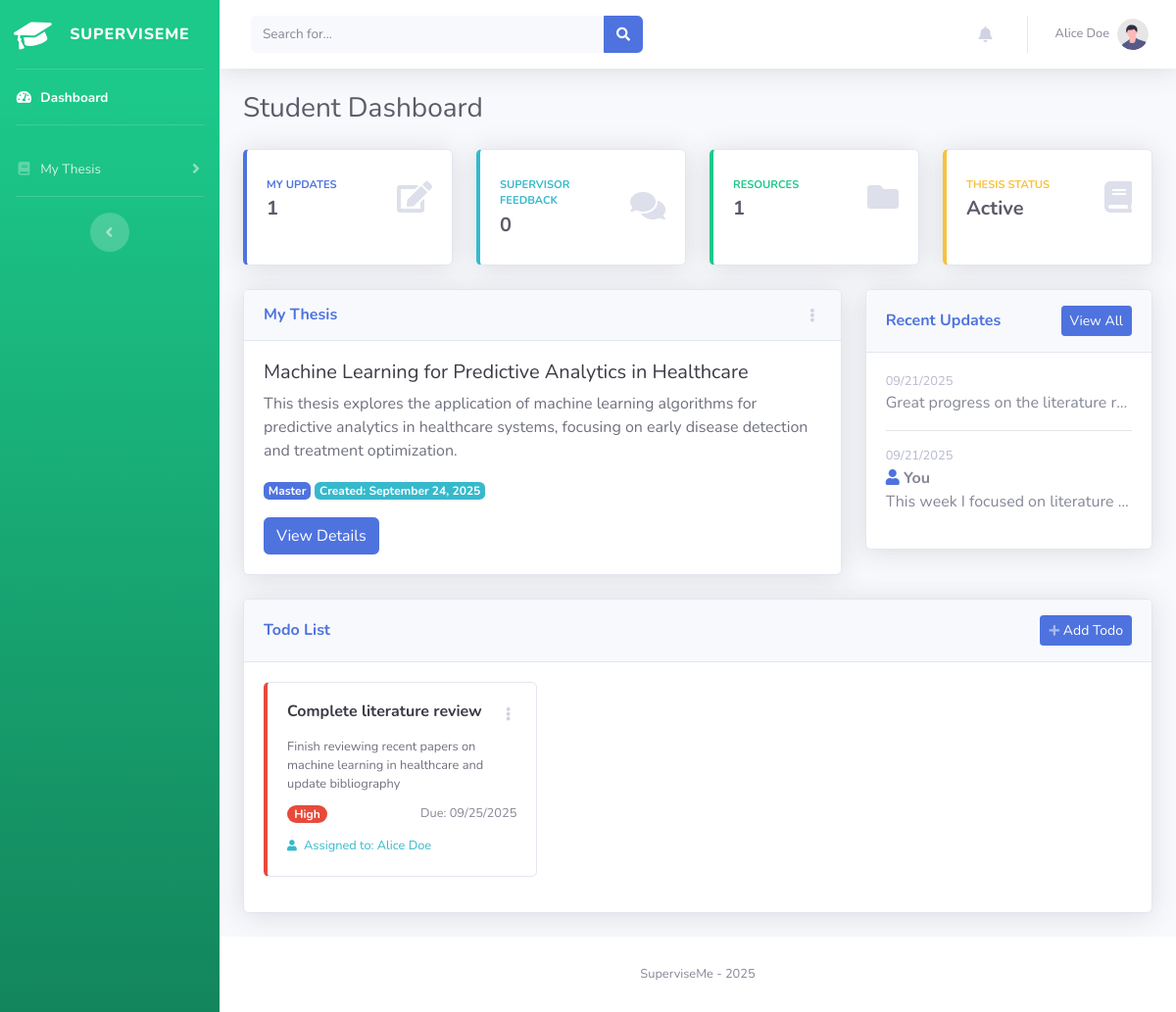
/student/dashboard (signed in), run on an earlier commit of the app's database.
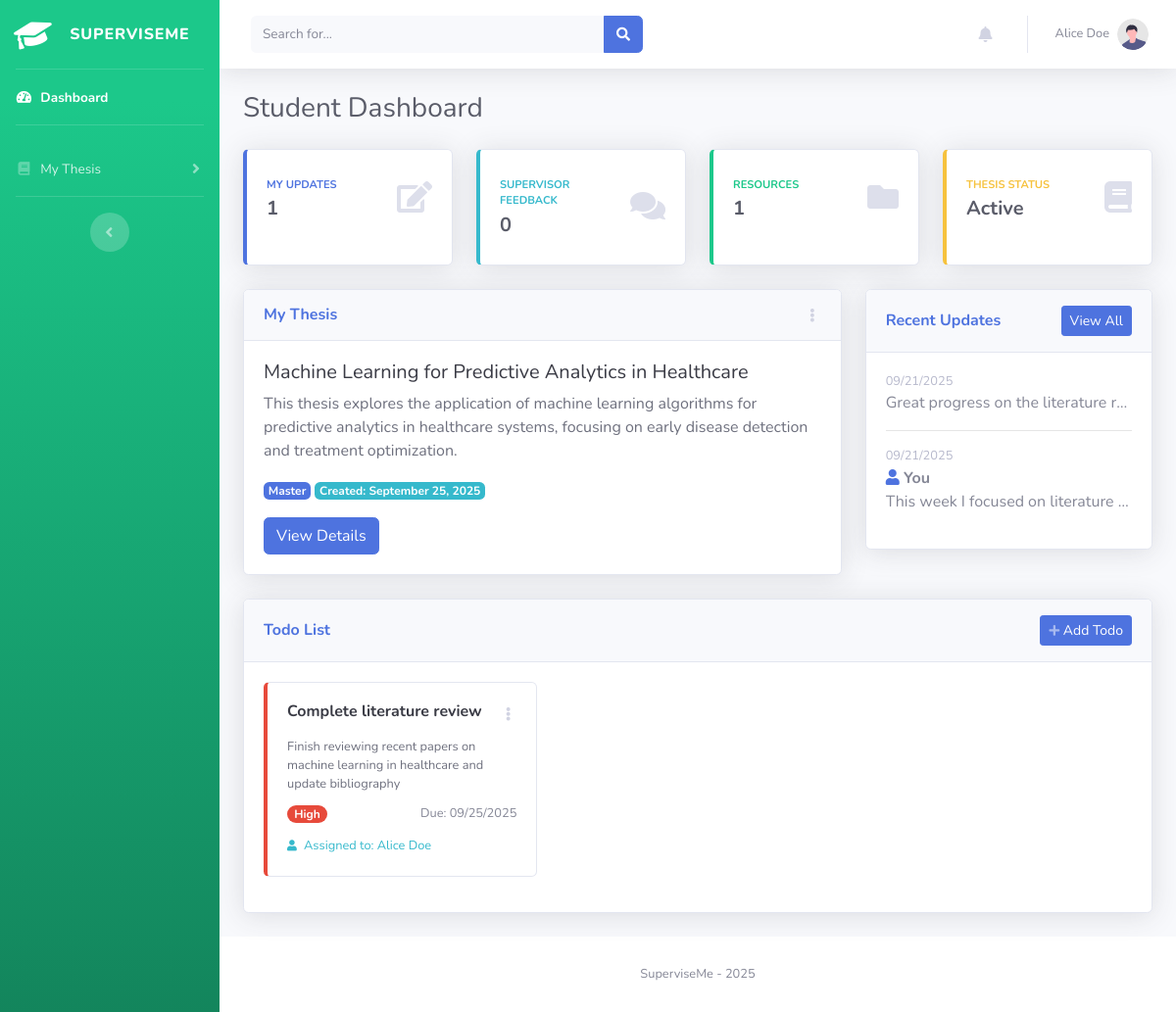
And on a later commit of the database.
### superviseme/models.py (models this page shows)
class Thesis(db.Model):
    __tablename__ = "thesis"
    id = db.Column(db.Integer, primary_key=True)
    title = db.Column(db.String(100), nullable=False)
    description = db.Column(db.Text, nullable=False)
    author_id = db.Column(db.Integer, db.ForeignKey("user_mgmt.id"), nullable=True)
    frozen = db.Column(db.Boolean, default=False)
    level = db.Column(db.Text, nullable=True)
    created_at = db.Column(db.Integer, nullable=False)

### superviseme/routes/student.py (the view, shortened to what this page needs)
@student.route("/student/dashboard")
@login_required
def dashboard():
    privilege_check = check_privileges(current_user.username, role="student")
    if privilege_check is not True:
        return privilege_check
    update_user_activity("student_dashboard")
    thesis = Thesis.query.filter_by(author_id=current_user.id).first()
    thesis_stats = {}
    if thesis:
        thesis_stats = {
            'updates_count': Thesis_Update.query.filter_by(
                thesis_id=thesis.id,
                author_id=current_user.id
            ).count(),
            'supervisor_comments': Thesis_Update.query.filter_by(
                thesis_id=thesis.id,
                update_type='supervisor_update'
            ).count(),
            'resources_count': Resource.query.filter_by(thesis_id=thesis.id).count(),
        }
        recent_updates = Thesis_Update.query.filter_by(
            thesis_id=thesis.id
        ).order_by(Thesis_Update.created_at.desc()).limit(5).all()
        todos = Todo.query.filter_by(thesis_id=thesis.id).order_by(
            Todo.status.asc(),  # pending first
            Todo.priority.desc(),  # high priority first
            Todo.created_at.desc()
        ).all()
        supervisor_info = None
        thesis_supervisor = Thesis_Supervisor.query.filter_by(thesis_id=thesis.id).first()
        if thesis_supervisor:
            supervisor_info = thesis_supervisor.supervisor
    return render_template("student/student_dashboard.html",
                         thesis=thesis,
                         thesis_stats=thesis_stats,
                         recent_updates=recent_updates,
                         todos=todos,
                         supervisor_info=supervisor_info,
                         dt=datetime.fromtimestamp)

### superviseme/utils/activity_tracker.py (called while the page is built)
def update_user_activity(location="platform"):
    if current_user.is_authenticated:
        try:
            current_user.last_activity = int(time.time())
            current_user.last_activity_location = location
            db.session.commit()
            logger.debug(f"Updated activity for user {current_user.username} at {location}")
        except Exception as e:
            db.session.rollback()
            logger.error(f"Failed to update activity for user {current_user.username}: {str(e)}")

### superviseme/utils/miscellanea.py (called while the page is built, shortened)
def check_privileges(username, role="admin"):
    user = User_mgmt.query.filter_by(username=username).first()
    if not user:
        abort(404)
    return True

### superviseme/templates/student/student_dashboard.html (shortened to what the changed rows need)
{% include 'admin/components/header.html' %}
<body id="page-top">
    <div id="wrapper">
        <div id="content-wrapper" class="d-flex flex-column">
            <div id="content">
                <div class="container-fluid">
                    <div class="d-sm-flex align-items-center justify-content-between mb-4">
                        <h1 class="h3 mb-0 text-gray-800">Student Dashboard</h1>
                    </div>
                    {% if thesis %}
                    <div class="row">
                        <div class="col-xl-8 col-lg-7">
                            <div class="card shadow mb-4">
                                <div class="card-header py-3 d-flex flex-row align-items-center justify-content-between">
                                    <h6 class="m-0 font-weight-bold text-primary">My Thesis</h6>
                                    <div class="dropdown no-arrow">
                                        <a class="dropdown-toggle" href="{{ url_for('student.thesis_data') }}" role="button">
                                            <i class="fas fa-ellipsis-v fa-sm fa-fw text-gray-400"></i>
                                        </a>
                                    </div>
                                </div>
                                <div class="card-body">
                                    <h4 class="h5 text-gray-900">{{ thesis.title }}</h4>
                                    <p class="text-gray-700">{{ thesis.description }}</p>
                                    <div class="mt-3">
                                        <span class="badge badge-primary">{{ thesis.level|title if thesis.level else 'No Level' }}</span>
                                        <span class="badge badge-info">Created: {{ dt(thesis.created_at).strftime('%B %d, %Y') if thesis.created_at else 'Unknown' }}</span>
                                    </div>
                                    <div class="mt-3">
                                        <a href="{{ url_for('student.thesis_data') }}" class="btn btn-primary">View Details</a>
                                    </div>
                                </div>
                            </div>
                        </div>
                        <div class="col-xl-4 col-lg-5">
                            <div class="card shadow mb-4">
                                <div class="card-header py-3 d-flex flex-row align-items-center justify-content-between">
                                    <h6 class="m-0 font-weight-bold text-primary">Recent Updates</h6>
                                    <a href="{{ url_for('student.thesis_data') }}#updates" class="btn btn-sm btn-primary">View All</a>
                                </div>
                                <div class="card-body">
                                    {% if recent_updates %}
                                        {% for update in recent_updates %}
                                        <div class="mb-3">
                                            <div class="small text-gray-500">{{ dt(update.created_at).strftime('%m/%d/%Y') if update.created_at else 'Unknown time' }}</div>
                                            <div class="font-weight-bold">
                                                {% if update.update_type == 'student_update' %}
                                                    <i class="fas fa-user text-primary"></i> You
                                                {% elif update.update_type == 'supervisor_update' %}
                                                    <i class="fas fa-user-tie text-info"></i> Supervisor
                                                {% endif %}
                                            </div>
                                            <div class="text-truncate">{{ update.content[:100] }}{% if update.content|length > 100 %}...{% endif %}</div>
                                        </div>
                                        {% if not loop.last %}<hr>{% endif %}
                                        {% endfor %}
                                    {% else %}
                                        <p class="text-gray-500">No recent updates.</p>
                                    {% endif %}
                                </div>
                            </div>
                        </div>
                    </div>
                    <div class="row">
                        <div class="col-xl-12 col-lg-12">
                            <div class="card shadow mb-4">
                                <div class="card-header py-3 d-flex flex-row align-items-center justify-content-between">
                                    <h6 class="m-0 font-weight-bold text-primary">Todo List</h6>
                                    <button class="btn btn-primary btn-sm" data-toggle="modal" data-target="#addTodoModal">
                                        <i class="fas fa-plus fa-sm text-white-50"></i> Add Todo
                                    </button>
                                </div>
                                <div class="card-body">
                                    {% if todos %}
                                        <div class="row">
                                            {% for todo in todos %}
                                            {% if todo.status != 'completed' %}
                                            <div class="col-md-6 col-lg-4 mb-3">
                                                <div class="card border-left-{% if todo.priority == 'high' %}danger{% elif todo.priority == 'medium' %}warning{% else %}info{% endif %} h-100">
                                                    <div class="card-body">
                                                        <div class="d-flex justify-content-between align-items-start mb-2">
                                                            <a href="{{ url_for('student.todo_detail', todo_id=todo.id) }}" class="text-decoration-none">
                                                                <h6 class="font-weight-bold text-gray-900">
                                                                    {{ todo.title }}
                                                                </h6>
                                                            </a>
                                                            <div class="dropdown no-arrow">
                                                                <a class="dropdown-toggle" href="#" role="button" id="todoDropdown{{ todo.id }}" data-toggle="dropdown">
                                                                    <i class="fas fa-ellipsis-v fa-sm fa-fw text-gray-400"></i>
                                                                </a>
                                                            </div>
                                                        </div>
                                                        {% if todo.description %}
                                                        <p class="text-gray-700 small mb-2">{{ todo.description }}</p>
                                                        {% endif %}
                                                        <div class="d-flex justify-content-between align-items-center">
                                                            <div>
                                                                <span class="badge badge-{% if todo.priority == 'high' %}danger{% elif todo.priority == 'medium' %}warning{% else %}info{% endif %} badge-pill">
                                                                    {{ todo.priority|title }}
                                                                </span>
                                                            </div>
                                                            {% if todo.due_date %}
                                                            <small class="text-muted">
                                                                Due: {{ dt(todo.due_date).strftime('%m/%d/%Y') }}
                                                            </small>
                                                            {% endif %}
                                                        </div>
                                                        {% if todo.assigned_to %}
                                                        <div class="mt-2">
                                                            <small class="text-info">
                                                                <i class="fas fa-user fa-sm mr-1"></i>
                                                                Assigned to: {{ todo.assigned_to.name }} {{ todo.assigned_to.surname }}
                                                            </small>
                                                        </div>
                                                        {% endif %}
                                                    </div>
                                                </div>
                                            </div>
                                            {% endif %}
                                            {% endfor %}
                                        </div>
                                    {% else %}
                                        <div class="text-center py-4">
                                            <i class="fas fa-clipboard-list fa-3x text-gray-300 mb-3"></i>
                                            <h5 class="text-gray-500">No todos yet</h5>
                                            <p class="text-gray-400">Create your first todo to get organized!</p>
                                        </div>
                                    {% endif %}
                                </div>
                            </div>
                        </div>
                    </div>
                    {% endif %}
                </div>
            </div>
            {% include 'admin/components/footer.html' %}
</body>
</html>

What changed in the data, as far as the page shows it:
changed Thesis "Machine Learning for Predictive Analytics in Healthcare": created_at "September 24, 2025" → "September 25, 2025"
